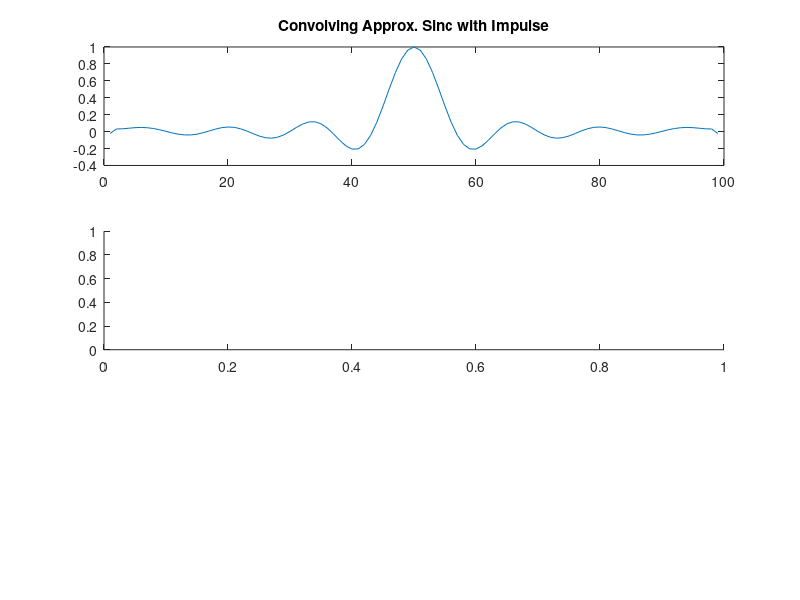

Here is the MATLAB script that generated this plot: (Note: this script raises an error after producing the figure.)
%get lowpass filt coeffs in Num
load('filt_3300_48000_coeffs.mat')

x = 1;

%convolving impulse with LPF
yf = conv(x, Num, 'full');
yf = yf / max(yf);

subplot(3,1,1)
plot((yf(1:99)))
title('Convolving Approx. Sinc with Impulse');

subplot(3,1,2)
y_fft = fft(y);
plot(abs(y_fft))
title('Magnitude of FFT of Sinc');

subplot(3,1,3)
phase = angle(y_fft);
plot(phase(1:99))
title('Phase of FFT of Sinc')